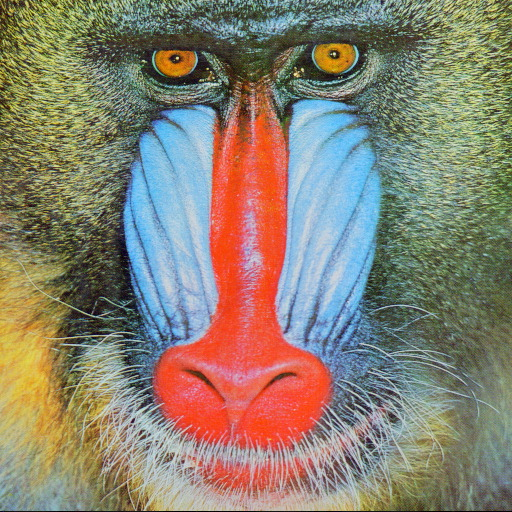
#> input picture Practice Images/baboon.jpg, 512 x 512 px, found by its file name
$ jupyter execute --allow-errors OpenCV_Image_Operations.ipynb
#> lines starting #> are read from the running program, lines starting #| are printed output that depends on the picture; after the words box and inside, x2 and y2 are one past the last pixel; in counts of white or black regions, pixels touching at a corner belong together
<a href="https://colab.research.google.com/github/Satwikram/OpenCV-Notebooks/blob/master/OpenCV_Image_Operations.ipynb" target="_parent"></a>

[cell 1]
import numpy as np
import matplotlib.pyplot as plt
import cv2
from google.colab.patches import cv2_imshow

[cell 2]
img = cv2.imread('/content/drive/My Drive/OpenCV/baboon.jpg', cv2.IMREAD_COLOR)
#> img is the input picture: shape (512, 512, 3); mean B, G, R 112.9, 129.1, 137.1

[cell 3]
img.shape
#> Out = (512, 512, 3)

[cell 4]
cv2_imshow(img)

*Modifying* an image

[cell 5]
pixel = img[55,55]
#> pixel = [132, 204, 198]

[cell 6]
img[55, 55] = [255, 0, 255]
#> img: shape (512, 512, 3); under 0.01% of pixels changed, all inside (x1, y1, x2, y2) = (55, 55, 56, 56)

[cell 7]
pixel = img[55,55]
#> pixel = [255, 0, 255]

[cell 8]
print(pixel)
#| [255   0 255]

Region of Image

[cell 9]
roi = img[100:400, 100:400]
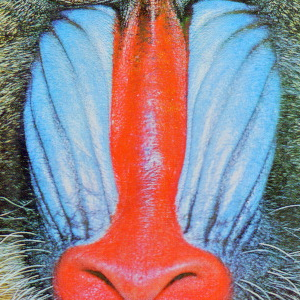
#> roi: shape (300, 300, 3); mean B, G, R 141.4, 132.7, 147.8

[cell 10]
cv2_imshow(roi)

[cell 11]
roi1 = img[100:200, 100:200]
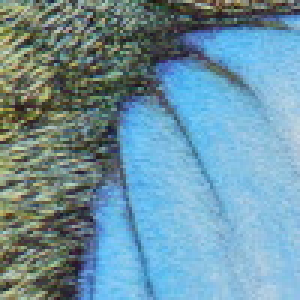
#> roi1: shape (100, 100, 3) (shown 3 times larger); mean B, G, R 162.2, 147.1, 109.9
cv2_imshow(roi1)

[cell 12]
img2 = cv2.imread('/content/drive/My Drive/OpenCV/home.jpg', cv2.IMREAD_COLOR)
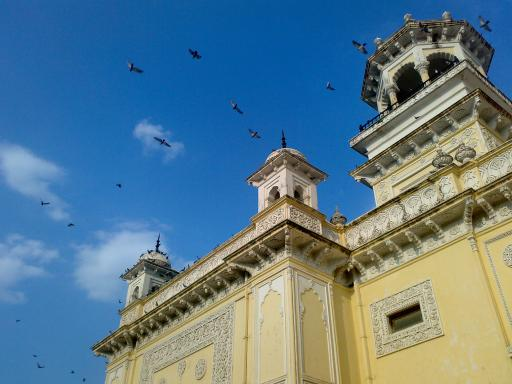
#> input picture Practice Images/home.jpg, 512 x 384 px, found by its file name
#> img2 is the input picture: shape (384, 512, 3); mean B, G, R 141.2, 123.9, 91.6

[cell 13]
cv2_imshow(img2)

Adding 2 images

#> (a cell that did not finish here is left out)

We can't add directly as shape doesn't match

[cell 15]
print(img2.shape)
#| (384, 512, 3)

#> (a cell that did not finish here is left out)

[cell 17]
img.shape
#> Out = (512, 512, 3)
